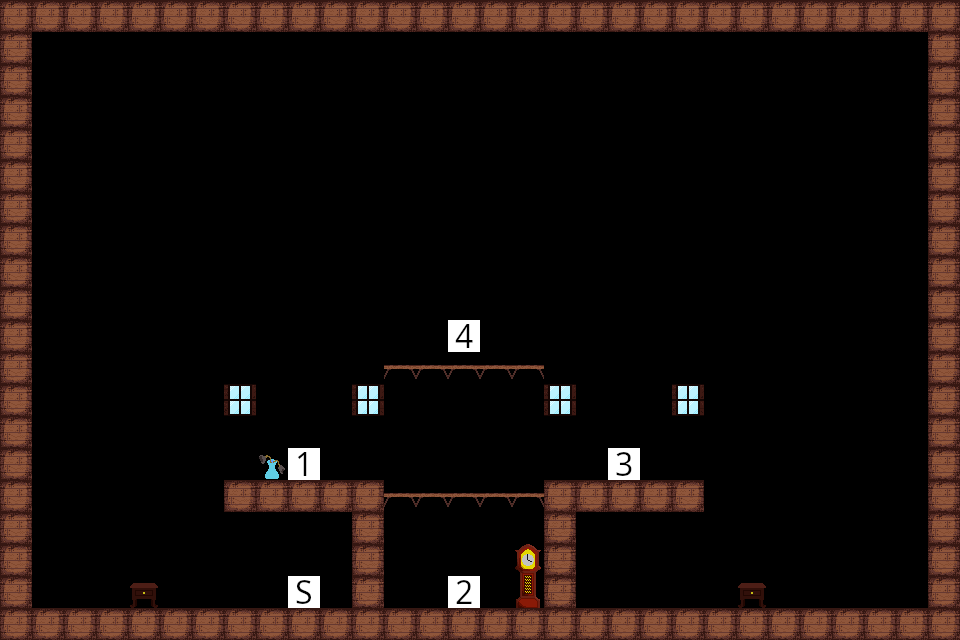

This is a level from a 2D game, rendered from its Tiled map with the project's own tilesets. A one-line summary and the complete map file follow:
An orthogonal 30x20 tile map with 32x32 px tiles, 1 tile layer (Tile Layer 1).

<map version="1.10" tiledversion="1.10.2" orientation="orthogonal" renderorder="right-down" width="30" height="20" tilewidth="32" tileheight="32" infinite="0" nextlayerid="2" nextobjectid="1">
 <tileset firstgid="1" source="tiles.tsx" />
 <layer id="1" name="Tile Layer 1" width="30" height="20">
  <data encoding="csv">
2,2,2,2,2,2,2,2,2,2,2,2,2,2,2,2,2,2,2,2,2,2,2,2,2,2,2,2,2,2,
2,0,0,0,0,0,0,0,0,0,0,0,0,0,0,0,0,0,0,0,0,0,0,0,0,0,0,0,0,2,
2,0,0,0,0,0,0,0,0,0,0,0,0,0,0,0,0,0,0,0,0,0,0,0,0,0,0,0,0,2,
2,0,0,0,0,0,0,0,0,0,0,0,0,0,0,0,0,0,0,0,0,0,0,0,0,0,0,0,0,2,
2,0,0,0,0,0,0,0,0,0,0,0,0,0,0,0,0,0,0,0,0,0,0,0,0,0,0,0,0,2,
2,0,0,0,0,0,0,0,0,0,0,0,0,0,0,0,0,0,0,0,0,0,0,0,0,0,0,0,0,2,
2,0,0,0,0,0,0,0,0,0,0,0,0,0,0,0,0,0,0,0,0,0,0,0,0,0,0,0,0,2,
2,0,0,0,0,0,0,0,0,0,0,0,0,0,0,0,0,0,0,0,0,0,0,0,0,0,0,0,0,2,
2,0,0,0,0,0,0,0,0,0,0,0,0,0,0,0,0,0,0,0,0,0,0,0,0,0,0,0,0,2,
2,0,0,0,0,0,0,0,0,0,0,0,0,0,0,0,0,0,0,0,0,0,0,0,0,0,0,0,0,2,
2,0,0,0,0,0,0,0,0,0,0,0,0,0,14,0,0,0,0,0,0,0,0,0,0,0,0,0,0,2,
2,0,0,0,0,0,0,0,0,0,0,0,3,3,3,3,3,0,0,0,0,0,0,0,0,0,0,0,0,2,
2,0,0,0,0,0,0,23,0,0,0,23,0,0,0,0,0,23,0,0,0,23,0,0,0,0,0,0,0,2,
2,0,0,0,0,0,0,0,0,0,0,0,0,0,0,0,0,0,0,0,0,0,0,0,0,0,0,0,0,2,
2,0,0,0,0,0,0,0,22,11,0,0,0,0,0,0,0,0,0,13,0,0,0,0,0,0,0,0,0,2,
2,0,0,0,0,0,0,2,2,2,2,2,3,3,3,3,3,2,2,2,2,2,0,0,0,0,0,0,0,2,
2,0,0,0,0,0,0,0,0,0,0,2,0,0,0,0,0,2,0,0,0,0,0,0,0,0,0,0,0,2,
2,0,0,0,0,0,0,0,0,0,0,2,0,0,0,0,0,2,0,0,0,0,0,0,0,0,0,0,0,2,
2,0,0,0,21,0,0,0,0,6,0,2,0,0,12,0,25,2,0,0,0,0,0,21,0,0,0,0,0,2,
2,2,2,2,2,2,2,2,2,2,2,2,2,2,2,2,2,2,2,2,2,2,2,2,2,2,2,2,2,2
</data>
 </layer>
</map>
